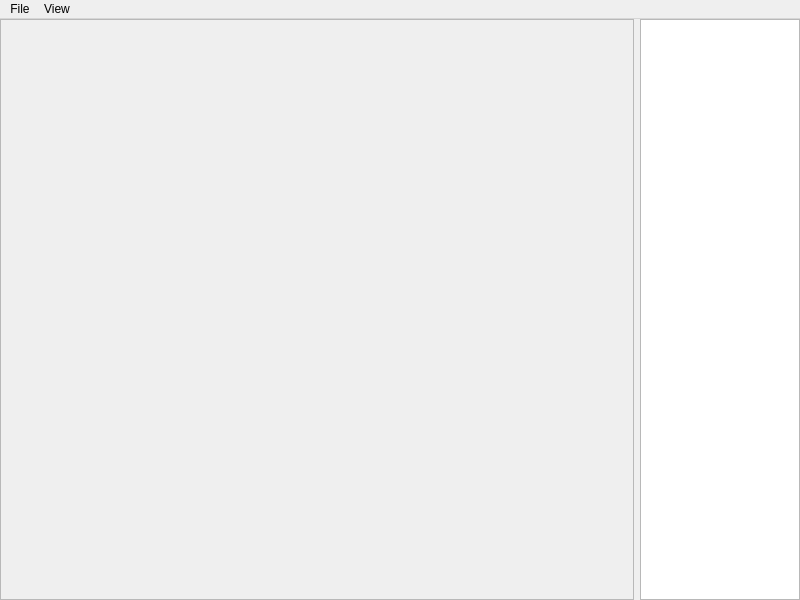
<?xml version="1.0" encoding="UTF-8"?>
<ui version="4.0">
 <class>MainWindow</class>
 <widget class="QMainWindow" name="MainWindow">
  <property name="geometry">
   <rect>
    <x>0</x>
    <y>0</y>
    <width>800</width>
    <height>600</height>
   </rect>
  </property>
  <property name="windowTitle">
   <string>Komik</string>
  </property>
  <property name="statusTip">
   <string/>
  </property>
  <widget class="QWidget" name="centralwidget">
   <layout class="QHBoxLayout" name="horizontalLayout_2">
    <property name="margin">
     <number>0</number>
    </property>
    <item>
     <widget class="QScrollArea" name="scrollArea">
      <property name="frameShadow">
       <enum>QFrame::Plain</enum>
      </property>
      <property name="lineWidth">
       <number>0</number>
      </property>
      <property name="verticalScrollBarPolicy">
       <enum>Qt::ScrollBarAlwaysOff</enum>
      </property>
      <property name="horizontalScrollBarPolicy">
       <enum>Qt::ScrollBarAlwaysOff</enum>
      </property>
      <property name="widgetResizable">
       <bool>true</bool>
      </property>
      <widget class="QWidget" name="scrollAreaWidgetContents">
       <property name="geometry">
        <rect>
         <x>0</x>
         <y>0</y>
         <width>628</width>
         <height>576</height>
        </rect>
       </property>
       <layout class="QGridLayout" name="gridLayout">
        <property name="margin">
         <number>0</number>
        </property>
        <item row="0" column="0">
         <widget class="QLabel" name="pageView">
          <property name="text">
           <string/>
          </property>
         </widget>
        </item>
       </layout>
      </widget>
     </widget>
    </item>
    <item>
     <widget class="QListWidget" name="pagesList">
      <property name="maximumSize">
       <size>
        <width>160</width>
        <height>16777215</height>
       </size>
      </property>
      <property name="iconSize">
       <size>
        <width>160</width>
        <height>160</height>
       </size>
      </property>
     </widget>
    </item>
   </layout>
  </widget>
  <widget class="QMenuBar" name="menubar">
   <property name="geometry">
    <rect>
     <x>0</x>
     <y>0</y>
     <width>800</width>
     <height>22</height>
    </rect>
   </property>
   <widget class="QMenu" name="menuFile">
    <property name="title">
     <string>File</string>
    </property>
    <addaction name="actionOpen"/>
    <addaction name="separator"/>
   </widget>
   <widget class="QMenu" name="menuView">
    <property name="title">
     <string>View</string>
    </property>
    <addaction name="actionFull_Screen"/>
    <addaction name="actionZoom_In"/>
    <addaction name="actionZoom_Out"/>
    <addaction name="actionFit_to_Window"/>
   </widget>
   <addaction name="menuFile"/>
   <addaction name="menuView"/>
  </widget>
  <action name="actionOpen">
   <property name="text">
    <string>Open</string>
   </property>
  </action>
  <action name="actionQuit">
   <property name="text">
    <string>Quit</string>
   </property>
  </action>
  <action name="actionHello">
   <property name="text">
    <string>hello</string>
   </property>
  </action>
  <action name="actionFull_Screen">
   <property name="text">
    <string>Full Screen</string>
   </property>
  </action>
  <action name="actionZoom_In">
   <property name="text">
    <string>Zoom In</string>
   </property>
  </action>
  <action name="actionZoom_Out">
   <property name="text">
    <string>Zoom Out</string>
   </property>
  </action>
  <action name="actionFit_to_Window">
   <property name="text">
    <string>Fit to Window</string>
   </property>
  </action>
 </widget>
 <resources/>
 <connections/>
</ui>
